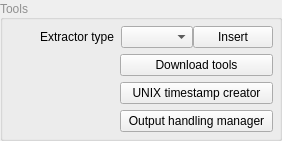
              <widget class="QGroupBox" name="grpbox_settings_5">
               <property name="sizePolicy">
                <sizepolicy hsizetype="Preferred" vsizetype="Maximum">
                 <horstretch>0</horstretch>
                 <verstretch>0</verstretch>
                </sizepolicy>
               </property>
               <property name="palette">
                <palette>
                 <active>
                  <colorrole role="WindowText">
                   <brush brushstyle="SolidPattern">
                    <color alpha="255">
                     <red>144</red>
                     <green>144</green>
                     <blue>144</blue>
                    </color>
                   </brush>
                  </colorrole>
                  <colorrole role="Dark">
                   <brush brushstyle="SolidPattern">
                    <color alpha="255">
                     <red>144</red>
                     <green>144</green>
                     <blue>144</blue>
                    </color>
                   </brush>
                  </colorrole>
                  <colorrole role="Text">
                   <brush brushstyle="SolidPattern">
                    <color alpha="255">
                     <red>206</red>
                     <green>206</green>
                     <blue>206</blue>
                    </color>
                   </brush>
                  </colorrole>
                  <colorrole role="ButtonText">
                   <brush brushstyle="SolidPattern">
                    <color alpha="255">
                     <red>0</red>
                     <green>0</green>
                     <blue>0</blue>
                    </color>
                   </brush>
                  </colorrole>
                  <colorrole role="PlaceholderText">
                   <brush brushstyle="NoBrush">
                    <color alpha="128">
                     <red>206</red>
                     <green>206</green>
                     <blue>206</blue>
                    </color>
                   </brush>
                  </colorrole>
                 </active>
                 <inactive>
                  <colorrole role="WindowText">
                   <brush brushstyle="SolidPattern">
                    <color alpha="255">
                     <red>144</red>
                     <green>144</green>
                     <blue>144</blue>
                    </color>
                   </brush>
                  </colorrole>
                  <colorrole role="Dark">
                   <brush brushstyle="SolidPattern">
                    <color alpha="255">
                     <red>144</red>
                     <green>144</green>
                     <blue>144</blue>
                    </color>
                   </brush>
                  </colorrole>
                  <colorrole role="Text">
                   <brush brushstyle="SolidPattern">
                    <color alpha="255">
                     <red>206</red>
                     <green>206</green>
                     <blue>206</blue>
                    </color>
                   </brush>
                  </colorrole>
                  <colorrole role="ButtonText">
                   <brush brushstyle="SolidPattern">
                    <color alpha="255">
                     <red>0</red>
                     <green>0</green>
                     <blue>0</blue>
                    </color>
                   </brush>
                  </colorrole>
                  <colorrole role="PlaceholderText">
                   <brush brushstyle="NoBrush">
                    <color alpha="128">
                     <red>206</red>
                     <green>206</green>
                     <blue>206</blue>
                    </color>
                   </brush>
                  </colorrole>
                 </inactive>
                 <disabled>
                  <colorrole role="WindowText">
                   <brush brushstyle="SolidPattern">
                    <color alpha="255">
                     <red>144</red>
                     <green>144</green>
                     <blue>144</blue>
                    </color>
                   </brush>
                  </colorrole>
                  <colorrole role="Dark">
                   <brush brushstyle="SolidPattern">
                    <color alpha="255">
                     <red>144</red>
                     <green>144</green>
                     <blue>144</blue>
                    </color>
                   </brush>
                  </colorrole>
                  <colorrole role="Text">
                   <brush brushstyle="SolidPattern">
                    <color alpha="255">
                     <red>144</red>
                     <green>144</green>
                     <blue>144</blue>
                    </color>
                   </brush>
                  </colorrole>
                  <colorrole role="ButtonText">
                   <brush brushstyle="SolidPattern">
                    <color alpha="255">
                     <red>144</red>
                     <green>144</green>
                     <blue>144</blue>
                    </color>
                   </brush>
                  </colorrole>
                  <colorrole role="PlaceholderText">
                   <brush brushstyle="NoBrush">
                    <color alpha="128">
                     <red>206</red>
                     <green>206</green>
                     <blue>206</blue>
                    </color>
                   </brush>
                  </colorrole>
                 </disabled>
                </palette>
               </property>
               <property name="layoutDirection">
                <enum>Qt::LayoutDirection::LeftToRight</enum>
               </property>
               <property name="title">
                <string notr="true">Tools</string>
               </property>
               <property name="alignment">
                <set>Qt::AlignmentFlag::AlignLeading|Qt::AlignmentFlag::AlignLeft|Qt::AlignmentFlag::AlignVCenter</set>
               </property>
               <property name="flat">
                <bool>true</bool>
               </property>
               <layout class="QFormLayout" name="formLayout_2">
                <property name="topMargin">
                 <number>6</number>
                </property>
                <property name="rightMargin">
                 <number>6</number>
                </property>
                <property name="bottomMargin">
                 <number>6</number>
                </property>
                <item row="0" column="0">
                 <widget class="QLabel" name="lbl_looptime_3">
                  <property name="minimumSize">
                   <size>
                    <width>100</width>
                    <height>0</height>
                   </size>
                  </property>
                  <property name="palette">
                   <palette>
                    <active>
                     <colorrole role="WindowText">
                      <brush brushstyle="SolidPattern">
                       <color alpha="255">
                        <red>0</red>
                        <green>0</green>
                        <blue>0</blue>
                       </color>
                      </brush>
                     </colorrole>
                    </active>
                    <inactive>
                     <colorrole role="WindowText">
                      <brush brushstyle="SolidPattern">
                       <color alpha="255">
                        <red>0</red>
                        <green>0</green>
                        <blue>0</blue>
                       </color>
                      </brush>
                     </colorrole>
                    </inactive>
                    <disabled>
                     <colorrole role="WindowText">
                      <brush brushstyle="SolidPattern">
                       <color alpha="255">
                        <red>144</red>
                        <green>144</green>
                        <blue>144</blue>
                       </color>
                      </brush>
                     </colorrole>
                    </disabled>
                   </palette>
                  </property>
                  <property name="toolTip">
                   <string>Time to wait after restarting the whole extraction 
(So after going through all users)</string>
                  </property>
                  <property name="text">
                   <string>Extractor type</string>
                  </property>
                  <property name="alignment">
                   <set>Qt::AlignmentFlag::AlignRight|Qt::AlignmentFlag::AlignTrailing|Qt::AlignmentFlag::AlignVCenter</set>
                  </property>
                 </widget>
                </item>
                <item row="0" column="1">
                 <widget class="QWidget" name="widget" native="true">
                  <property name="maximumSize">
                   <size>
                    <width>16777215</width>
                    <height>32</height>
                   </size>
                  </property>
                  <layout class="QHBoxLayout" name="horizontalLayout_2">
                   <property name="spacing">
                    <number>0</number>
                   </property>
                   <property name="leftMargin">
                    <number>1</number>
                   </property>
                   <property name="topMargin">
                    <number>0</number>
                   </property>
                   <property name="rightMargin">
                    <number>0</number>
                   </property>
                   <property name="bottomMargin">
                    <number>0</number>
                   </property>
                   <item>
                    <widget class="QComboBox" name="comboBox">
                     <property name="maximumSize">
                      <size>
                       <width>128</width>
                       <height>16777215</height>
                      </size>
                     </property>
                     <property name="palette">
                      <palette>
                       <active>
                        <colorrole role="Text">
                         <brush brushstyle="SolidPattern">
                          <color alpha="255">
                           <red>0</red>
                           <green>0</green>
                           <blue>0</blue>
                          </color>
                         </brush>
                        </colorrole>
                       </active>
                       <inactive>
                        <colorrole role="Text">
                         <brush brushstyle="SolidPattern">
                          <color alpha="255">
                           <red>0</red>
                           <green>0</green>
                           <blue>0</blue>
                          </color>
                         </brush>
                        </colorrole>
                       </inactive>
                       <disabled/>
                      </palette>
                     </property>
                    </widget>
                   </item>
                   <item>
                    <widget class="QPushButton" name="btn_insert">
                     <property name="text">
                      <string>Insert</string>
                     </property>
                    </widget>
                   </item>
                  </layout>
                 </widget>
                </item>
                <item row="1" column="1">
                 <widget class="QPushButton" name="btn_downloadTools">
                  <property name="toolTip">
                   <string>&lt;html&gt;&lt;head/&gt;&lt;body&gt;&lt;p&gt;Download Gallery-dl, ffmpeg and mkvtoolnix&lt;/p&gt;&lt;p&gt;You can also download them manually and put them in the /external folder as:&lt;/p&gt;&lt;p&gt;/gallery-dl.exe&lt;/p&gt;&lt;p&gt;/ffmpeg.exe&lt;/p&gt;&lt;p&gt;/mkvmerge.exe&lt;/p&gt;&lt;p&gt;All around it should be 170MB&lt;/p&gt;&lt;/body&gt;&lt;/html&gt;</string>
                  </property>
                  <property name="text">
                   <string>Download tools</string>
                  </property>
                 </widget>
                </item>
                <item row="2" column="1">
                 <widget class="QPushButton" name="btn_showUnixCreator">
                  <property name="text">
                   <string>UNIX timestamp creator</string>
                  </property>
                 </widget>
                </item>
                <item row="3" column="1">
                 <widget class="QPushButton" name="btn_showOutputHandlerCreator">
                  <property name="text">
                   <string>Output handling manager</string>
                  </property>
                 </widget>
                </item>
               </layout>
              </widget>
